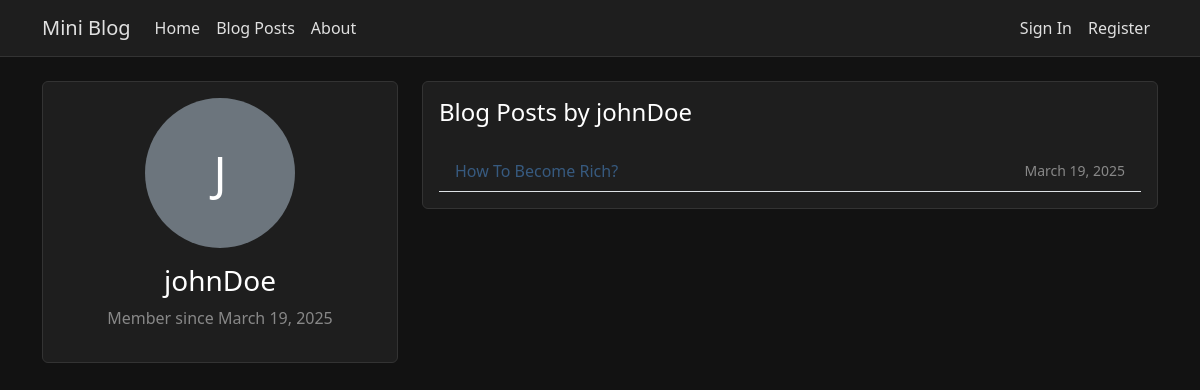
The page /blog/blogger/4/ on the database its author committed.
### app/models.py (models this page shows, shortened)
class User(AbstractUser):
    bio = models.TextField(max_length=500, blank=True)
    location = models.CharField(max_length=100, blank=True)
    website = models.URLField(max_length=200, blank=True)
    profile_picture = models.ImageField(upload_to='profile_pics/', null=True, blank=True)
    created_at = models.DateTimeField(auto_now_add=True)
    updated_at = models.DateTimeField(auto_now=True)

class BlogPost(models.Model):
    title = models.CharField(max_length=200)
    content = models.TextField()
    author = models.ForeignKey(User, on_delete=models.CASCADE, related_name='blog_posts')
    created_at = models.DateTimeField(auto_now_add=True)
    updated_at = models.DateTimeField(auto_now=True)
    class Meta:
        ordering = ['-created_at']

### app/views.py (the view)
# urls.py: path('blog/blogger/<int:author_id>/', views.blogger_detail, name='blogger_detail'),
def blogger_detail(request, author_id):
    author = get_object_or_404(User, id=author_id)
    posts = BlogPost.objects.filter(author=author).order_by('-created_at')
    return render(request, 'blogger_detail.html', {
        'author': author,
        'posts': posts
    })

### app/templates/blogger_detail.html (shortened to what this page needs)
{% extends 'base.html' %}
{% block content %}
<div class="row">
    <div class="col-md-4 mb-4">
        <div class="card">
            <div class="card-body text-center">
                {% if author.profile_picture %}
                    <img src="{{ author.profile_picture.url }}" alt="{{ author.username }}'s profile picture"
                         class="rounded-circle mb-3" style="width: 150px; height: 150px; object-fit: cover;">
                {% else %}
                    <div class="rounded-circle bg-secondary mb-3 mx-auto"
                         style="width: 150px; height: 150px; display: flex; align-items: center; justify-content: center;">
                        <span class="text-white" style="font-size: 3rem;">{{ author.username|first|upper }}</span>
                    </div>
                {% endif %}
                <h1 class="card-title h3">{{ author.username }}</h1>
                <p class="text-muted">Member since {{ author.created_at|date:"F j, Y" }}</p>
            </div>
        </div>
    </div>
    <div class="col-md-8">
        <div class="card">
            <div class="card-body">
                <h2 class="card-title h4 mb-4">Blog Posts by {{ author.username }}</h2>
                {% if posts %}
                    <div class="list-group list-group-flush">
                        {% for post in posts %}
                            <div class="list-group-item bg-transparent border-bottom">
                                <div class="d-flex justify-content-between align-items-center">
                                    <a href="{% url 'blog_detail' post.id %}" class="text-decoration-none">
                                        {{ post.title }}
                                    </a>
                                    <small class="text-muted">
                                        {{ post.created_at|date:"F j, Y" }}
                                    </small>
                                </div>
                            </div>
                        {% endfor %}
                    </div>
                {% else %}
                    <div class="alert alert-info">
                        {{ author.username }} hasn't written any blog posts yet.
                    </div>
                {% endif %}
            </div>
        </div>
    </div>
</div>
<link rel="stylesheet" href="https://cdn.jsdelivr.net/npm/bootstrap-icons@1.7.2/font/bootstrap-icons.css">
{% endblock %}

### app/templates/base.html (style rules this page uses)
body { background-color: #121212; color: #e0e0e0; }
.card { background-color: #1e1e1e; border: 1px solid #333; }
.card-title { color: #ffffff; }
.text-muted { color: #888 !important; }
a { color: #375a7f; text-decoration: none; }

### rows shown on the page
User: username|first "J", username "johnDoe", created_at "March 19, 2025"
BlogPost: title "How To Become Rich?", created_at "March 19, 2025"
